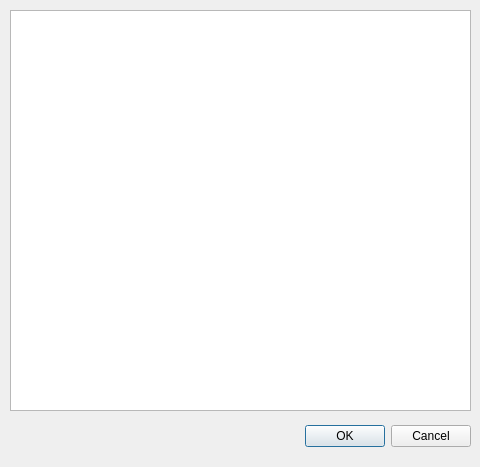
<?xml version="1.0" encoding="UTF-8"?>
<ui version="4.0">
 <class>Instructions</class>
 <widget class="QDialog" name="Instructions">
  <property name="geometry">
   <rect>
    <x>0</x>
    <y>0</y>
    <width>480</width>
    <height>467</height>
   </rect>
  </property>
  <property name="windowTitle">
   <string>Dialog</string>
  </property>
  <widget class="QDialogButtonBox" name="buttonBox">
   <property name="geometry">
    <rect>
     <x>10</x>
     <y>420</y>
     <width>461</width>
     <height>32</height>
    </rect>
   </property>
   <property name="orientation">
    <enum>Qt::Horizontal</enum>
   </property>
   <property name="standardButtons">
    <set>QDialogButtonBox::Cancel|QDialogButtonBox::Ok</set>
   </property>
  </widget>
  <widget class="QTextBrowser" name="textInstructions">
   <property name="geometry">
    <rect>
     <x>10</x>
     <y>10</y>
     <width>461</width>
     <height>401</height>
    </rect>
   </property>
  </widget>
 </widget>
 <resources/>
 <connections>
  <connection>
   <sender>buttonBox</sender>
   <signal>accepted()</signal>
   <receiver>Instructions</receiver>
   <slot>accept()</slot>
   <hints>
    <hint type="sourcelabel">
     <x>248</x>
     <y>254</y>
    </hint>
    <hint type="destinationlabel">
     <x>157</x>
     <y>274</y>
    </hint>
   </hints>
  </connection>
  <connection>
   <sender>buttonBox</sender>
   <signal>rejected()</signal>
   <receiver>Instructions</receiver>
   <slot>reject()</slot>
   <hints>
    <hint type="sourcelabel">
     <x>316</x>
     <y>260</y>
    </hint>
    <hint type="destinationlabel">
     <x>286</x>
     <y>274</y>
    </hint>
   </hints>
  </connection>
 </connections>
</ui>
